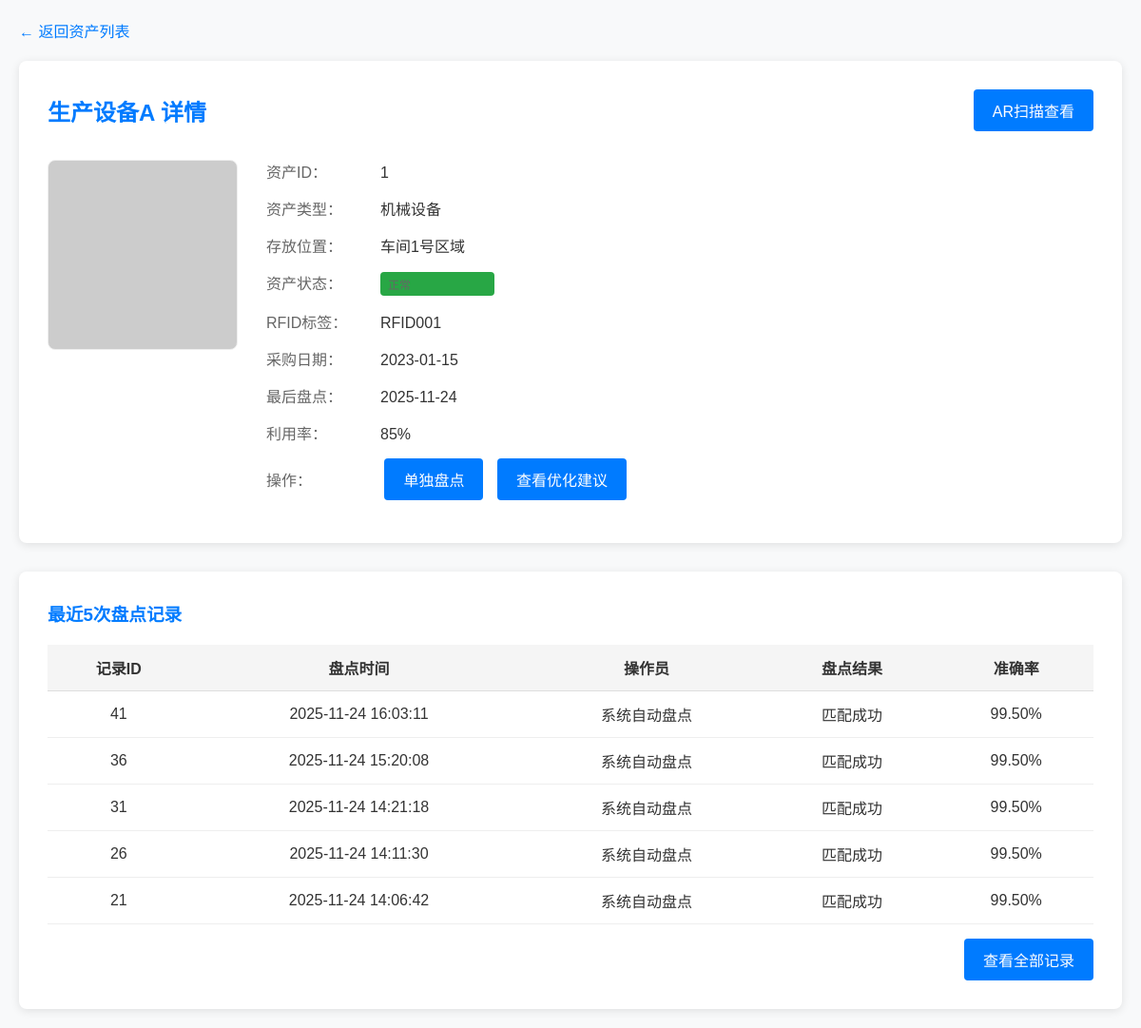
The page /assets/1 on the database its author committed.
### tables this page shows
CREATE TABLE assets
                 (id INTEGER PRIMARY KEY AUTOINCREMENT,
                  name TEXT NOT NULL,
                  type TEXT NOT NULL,
                  location TEXT NOT NULL,
                  status TEXT NOT NULL,
                  rfid_tag TEXT UNIQUE NOT NULL,
                  purchase_date DATE,
                  last_inventory DATE,
                  utilization_rate REAL,
                  model_url TEXT DEFAULT 'https://via.placeholder.com/150');

CREATE TABLE inventory_records
                 (id INTEGER PRIMARY KEY AUTOINCREMENT,
                  asset_id INTEGER,
                  inventory_time DATETIME,
                  operator TEXT,
                  result TEXT,
                  accuracy REAL,
                  FOREIGN KEY(asset_id) REFERENCES assets(id));

### app.py (the view)
@app.route('/assets/<int:asset_id>')
def asset_detail(asset_id):
    conn = get_db_connection()
    c = conn.cursor()
    c.execute('SELECT * FROM assets WHERE id = ?', (asset_id,))
    asset = c.fetchone()
    if not asset:
        conn.close()
        return "资产不存在", 404
    c.execute('SELECT * FROM inventory_records WHERE asset_id = ? ORDER BY inventory_time DESC LIMIT 5', (asset_id,))
    records = c.fetchall()
    conn.close()
    asset_dict = {
        "id": asset[0], "name": asset[1], "type": asset[2], "location": asset[3],
        "status": asset[4], "rfid_tag": asset[5], "purchase_date": asset[6],
        "last_inventory": asset[7], "utilization_rate": asset[8], "model_url": asset[9]
    }
    records_dict = []
    for record in records:
        records_dict.append({
            "id": record[0], "asset_id": record[1], "inventory_time": record[2],
            "operator": record[3], "result": record[4], "accuracy": record[5]
        })
    return render_template('asset_detail.html', asset=asset_dict, records=records_dict)

### app.py (called while the page is built)
def get_db_connection():
    conn = sqlite3.connect('asset_inventory.db')
    conn.row_factory = None
    return conn

### templates/asset_detail.html (shortened to what this page needs)
<!DOCTYPE html>
<html lang="zh-CN">
<head>
</head>
<body>
    <div class="container">
        <div class="back"><a href="/assets">← 返回资产列表</a></div>
        <div class="detail-card">
            <div class="detail-header">
                <h2>{{ asset.name }} 详情</h2>
                <a href="/ar/scan?rfid={{ asset.rfid_tag }}" class="btn">AR扫描查看</a>
            </div>
            <div class="detail-content">
                <div class="asset-model"></div>
                <div class="detail-info">
                    <div class="info-item"><span>资产ID：</span>{{ asset.id }}</div>
                    <div class="info-item"><span>资产类型：</span>{{ asset.type }}</div>
                    <div class="info-item"><span>存放位置：</span>{{ asset.location }}</div>
                    <div class="info-item"><span>资产状态：</span><span class="status-tag">{{ asset.status }}</span></div>
                    <div class="info-item"><span>RFID标签：</span>{{ asset.rfid_tag }}</div>
                    <div class="info-item"><span>采购日期：</span>{{ asset.purchase_date }}</div>
                    <div class="info-item"><span>最后盘点：</span>{{ asset.last_inventory }}</div>
                    <div class="info-item"><span>利用率：</span>{{ "%.0f%%"|format(asset.utilization_rate*100) }}</div>
                    <div class="info-item">
                        <span>操作：</span>
                        <a href="/inventory/simulate?asset_id={{ asset.id }}" class="btn" style="margin-right: 10px;">单独盘点</a>
                        <a href="/assets/optimization" class="btn">查看优化建议</a>
                    </div>
                </div>
            </div>
        </div>
        <div class="records-section">
            <h3>最近5次盘点记录</h3>
            <table class="record-table">
                <thead>
                    <tr>
                        <th>记录ID</th>
                        <th>盘点时间</th>
                        <th>操作员</th>
                        <th>盘点结果</th>
                        <th>准确率</th>
                    </tr>
                </thead>
                <tbody>
                    {% for record in records %}
                    <tr>
                        <td>{{ record.id }}</td>
                        <td>{{ record.inventory_time }}</td>
                        <td>{{ record.operator }}</td>
                        <td>{{ record.result }}</td>
                        <td>{{ "%.2f%%"|format(record.accuracy*100) }}</td>
                    </tr>
                    {% else %}
                    <tr>
                        <td colspan="5">暂无盘点记录</td>
                    </tr>
                    {% endfor %}
                </tbody>
            </table>
            <div style="text-align: right; margin-top: 15px;">
                <a href="/inventory/records" class="btn">查看全部记录</a>
            </div>
        </div>
    </div>
</body>
</html>

### rows shown on the page
assets: name "生产设备A", id "1", type "机械设备", location "车间1号区域", rfid_tag "RFID001", purchase_date "2023-01-15", last_inventory "2025-11-24", asset.utilization_rate*100 "85%"
inventory_records: id "41", inventory_time "2025-11-24 16:03:11", operator "系统自动盘点", result "匹配成功", record.accuracy*100 "99.50%"
inventory_records: id "36", inventory_time "2025-11-24 15:20:08", operator "系统自动盘点", result "匹配成功", record.accuracy*100 "99.50%"
inventory_records: id "31", inventory_time "2025-11-24 14:21:18", operator "系统自动盘点", result "匹配成功", record.accuracy*100 "99.50%"
inventory_records: id "26", inventory_time "2025-11-24 14:11:30", operator "系统自动盘点", result "匹配成功", record.accuracy*100 "99.50%"
inventory_records: id "21", inventory_time "2025-11-24 14:06:42", operator "系统自动盘点", result "匹配成功", record.accuracy*100 "99.50%"
